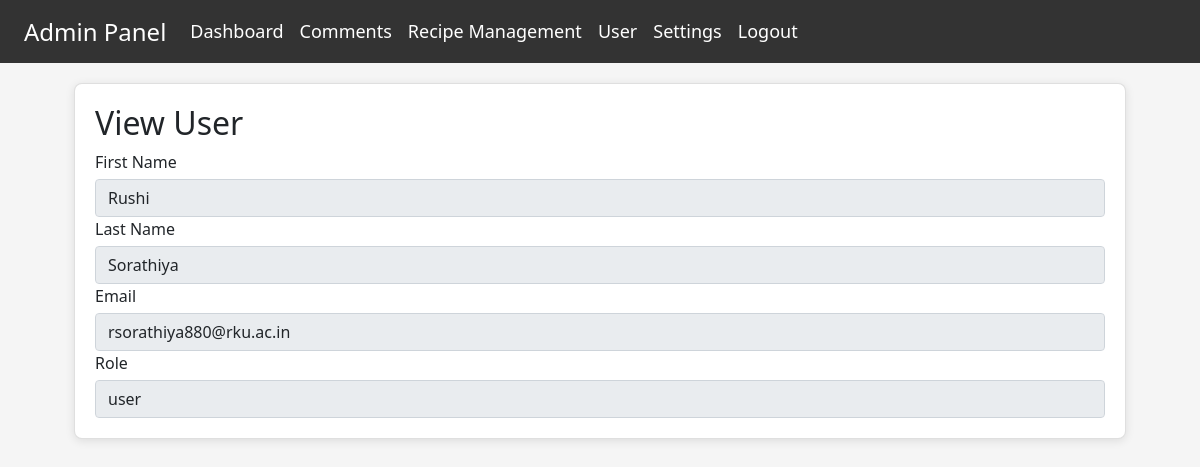
/admin/view_user.php?uid=6, run on the app's committed database.
### tables this page shows
CREATE TABLE `users` (
  `id` int(11) NOT NULL,
  `first_name` varchar(50) NOT NULL,
  `last_name` varchar(50) NOT NULL,
  `email` varchar(150) NOT NULL,
  `password` varchar(300) NOT NULL,
  `role` enum('admin','user') DEFAULT 'user',
  `email_verified` int(11) NOT NULL DEFAULT 0,
  `verification_token` varchar(200) DEFAULT NULL,
  `created_at` timestamp NOT NULL DEFAULT current_timestamp()
);

### admin/view_user.php (the view, shortened to what this page needs)
<?php
    include("navbar.php");
    if(isset($_GET['uid'])){
        $uid = $_GET['uid'];
        $select_user = "SELECT * FROM `users` WHERE `id`='$uid'";
        $result = $con->query($select_user);
        $user_row = mysqli_fetch_assoc($result);
    }
?>
<?php include_once 'navbar.php';
?>
<!DOCTYPE html>
<html lang="en">
<head>
    <link href="css/bootstrap.min.css" rel="stylesheet">
</head>
<body>
    <div class="container">
        <div class="content">
            <div class="card">
                <h2>View User</h2>
                <div class="form-group">
                    <label for="first-name">First Name</label>
                    <input type="text" id="first-name" value="<?php echo $user_row['first_name']; ?>" readonly class="form-control">
                </div>
                <div class="form-group">
                    <label for="last-name">Last Name</label>
                    <input type="text" id="last-name" value="<?php echo $user_row['last_name']; ?>" readonly class="form-control">
                </div>
                <div class="form-group">
                    <label for="email">Email</label>
                    <input type="email" id="email" value="<?php echo $user_row['email']; ?>" readonly class="form-control">
                </div>
                <div class="form-group">
                    <label for="role">Role</label>
                    <input type="text" id="role" value="<?php echo $user_row['role']; ?>" readonly class="form-control">
                </div>
            </div>
        </div>
    </div>
</body>
</html>

### admin/view_user.php (style rules this page uses)
* { box-sizing: border-box; font-family: 'Segoe UI', Tahoma, Geneva, Verdana, sans-serif; }
body { margin: 0; padding: 0; background-color: #f5f5f5; }
.container { display: flex; min-height: 100vh; }
.content { flex: 1; padding: 20px; }
.card { background-color: white; border-radius: 8px; box-shadow: 0 2px 10px rgba(0, 0, 0, 0.1); padding: 20px; margin-bottom: 20px; }
label { display: block; margin-bottom: 5px; font-weight: 500; }
input, textarea, select { width: 100%; padding: 10px; border: 1px solid #ddd; border-radius: 4px; }

### data on the page
users: first_name "Rushi", last_name "Sorathiya", email "rsorathiya880@rku.ac.in", role "user"
